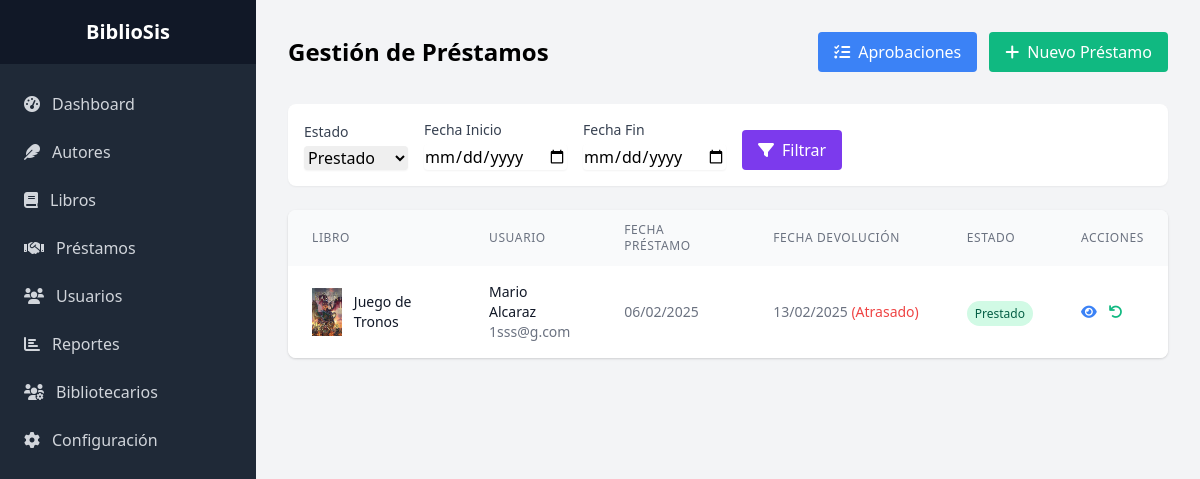
The app's page /admin/prestamos/index.php?estado=Prestado (signed in), older data.
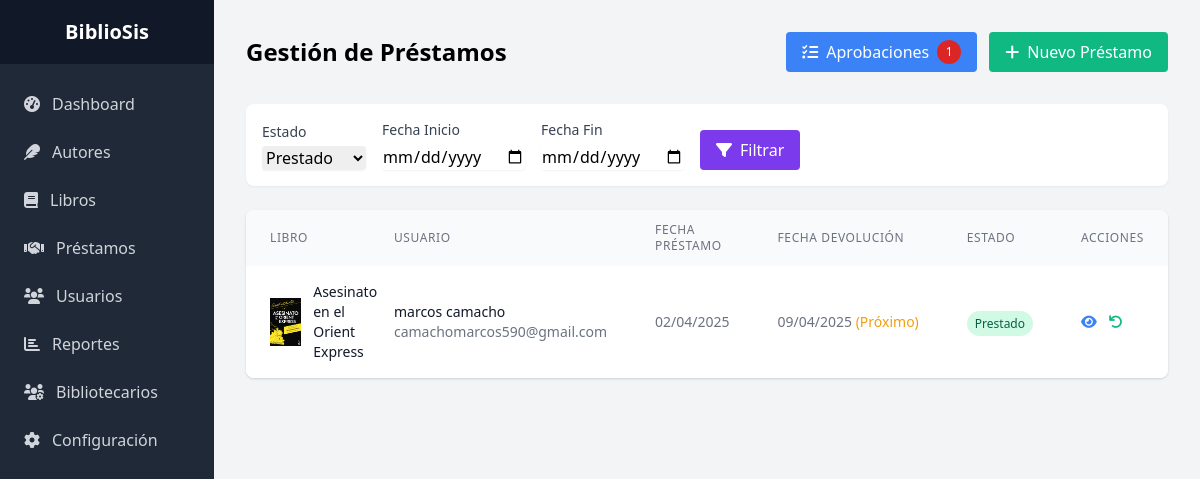
The same page, newer data.
### tables this page shows
CREATE TABLE `prestamos` (
  `id_prestamo` int(11) NOT NULL,
  `id_libro` int(11) DEFAULT NULL,
  `id_cliente` int(11) DEFAULT NULL,
  `id_usuario` int(11) DEFAULT NULL,
  `fecha_prestamo` timestamp NOT NULL DEFAULT current_timestamp(),
  `fecha_devolucion_esperada` date NOT NULL,
  `fecha_devolucion_real` date DEFAULT NULL,
  `estado` enum('Pendiente','Aprobado','Rechazado','Prestado','Devuelto','Atrasado') DEFAULT 'Pendiente',
  `observaciones` text DEFAULT NULL,
  `observaciones_devolucion` text DEFAULT NULL
);

CREATE TABLE `libros` (
  `id_libro` int(11) NOT NULL,
  `titulo` varchar(200) NOT NULL,
  `id_autor` int(11) DEFAULT NULL,
  `id_editorial` int(11) DEFAULT NULL,
  `id_genero` int(11) DEFAULT NULL,
  `id_categoria` int(11) DEFAULT NULL,
  `isbn` varchar(13) DEFAULT NULL,
  `año_publicacion` year(4) DEFAULT NULL,
  `cantidad_total` int(11) DEFAULT 1,
  `cantidad_disponible` int(11) DEFAULT 1,
  `imagen_portada` varchar(255) DEFAULT NULL,
  `sinopsis` text DEFAULT NULL,
  `estado` enum('Disponible','Prestado','No disponible') DEFAULT 'Disponible',
  `fecha_registro` timestamp NOT NULL DEFAULT current_timestamp()
);

CREATE TABLE `clientes` (
  `id_cliente` int(11) NOT NULL,
  `nombre` varchar(100) NOT NULL,
  `apellido` varchar(100) NOT NULL,
  `email` varchar(100) DEFAULT NULL,
  `telefono` varchar(20) DEFAULT NULL,
  `direccion` text DEFAULT NULL,
  `imagen_cliente` varchar(255) DEFAULT NULL,
  `fecha_registro` timestamp NOT NULL DEFAULT current_timestamp(),
  `estado` enum('Activo','Inactivo') DEFAULT 'Activo',
  `password` varchar(255) NOT NULL DEFAULT ''
);

### admin/prestamos/index.php (the view, shortened to what the changed rows need)
<?php
require_once '../../config/config.php';
$estado = $_GET['estado'] ?? 'todos';
$sql = "
    SELECT p.*,
           l.titulo as libro_titulo,
           CONCAT(c.nombre, ' ', c.apellido) as cliente_nombre,
           c.email as cliente_email,
           l.imagen_portada
    FROM prestamos p
    LEFT JOIN libros l ON p.id_libro = l.id_libro
    LEFT JOIN clientes c ON p.id_cliente = c.id_cliente
    WHERE 1=1
";
$params = [];
if ($estado !== 'todos') {
    $sql .= " AND p.estado = ?";
    $params[] = $estado;
}
$sql .= " ORDER BY p.fecha_prestamo DESC";
try {
    $stmt = $pdo->prepare($sql);
    $stmt->execute($params);
    $prestamos = $stmt->fetchAll();
} catch(PDOException $e) {
    error_log($e->getMessage());
    $error = "Error al cargar la lista de préstamos.";
}
?>
<!DOCTYPE html>
<html lang="es">
<head>
    <link href="https://cdnjs.cloudflare.com/ajax/libs/tailwindcss/2.2.19/tailwind.min.css" rel="stylesheet">
    <link href="https://cdnjs.cloudflare.com/ajax/libs/font-awesome/6.0.0/css/all.min.css" rel="stylesheet">
</head>
<body class="bg-gray-100">
    <div class="flex">
        <div class="flex-1">
            <div class="p-8">
                <div class="flex justify-between items-center mb-8">
                    <h1 class="text-2xl font-bold">Gestión de Préstamos</h1>
                    <div class="flex space-x-3">
                        <?php
                        $stmt = $pdo->query("SELECT COUNT(*) FROM prestamos WHERE estado = 'Pendiente'");
                        $pendientes = $stmt->fetchColumn();
                        ?>
                        <a href="aprobar.php" class="bg-blue-500 text-white px-4 py-2 rounded hover:bg-blue-600 flex items-center">
                            <i class="fas fa-tasks mr-2"></i>Aprobaciones
                            <?php if ($pendientes > 0): ?>
                                <span class="ml-2 bg-red-600 text-white text-xs rounded-full w-6 h-6 flex items-center justify-center">
                                    <?php echo $pendientes; ?>
                                </span>
                            <?php endif; ?>
                        </a>
                    </div>
                </div>
                <div class="bg-white rounded-lg shadow overflow-hidden">
                    <table class="min-w-full">
                        <thead class="bg-gray-50">
                            <tr>
                                <th class="px-6 py-3 text-left text-xs font-medium text-gray-500 uppercase tracking-wider">
                                    Libro
                                </th>
                                <th class="px-6 py-3 text-left text-xs font-medium text-gray-500 uppercase tracking-wider">
                                    Usuario
                                </th>
                                <th class="px-6 py-3 text-left text-xs font-medium text-gray-500 uppercase tracking-wider">
                                    Fecha Préstamo
                                </th>
                                <th class="px-6 py-3 text-left text-xs font-medium text-gray-500 uppercase tracking-wider">
                                    Fecha Devolución
                                </th>
                                <th class="px-6 py-3 text-left text-xs font-medium text-gray-500 uppercase tracking-wider">
                                    Estado
                                </th>
                                <th class="px-6 py-3 text-left text-xs font-medium text-gray-500 uppercase tracking-wider">
                                    Acciones
                                </th>
                            </tr>
                        </thead>
                        <tbody class="bg-white divide-y divide-gray-200">
                            <?php foreach ($prestamos as $prestamo): ?>
                            <tr>
                                <td class="px-6 py-4">
                                    <div class="flex items-center">
                                        <?php if ($prestamo['imagen_portada']): ?>
                                            <img src="../../<?php echo htmlspecialchars($prestamo['imagen_portada']); ?>"
                                                 alt="Portada"
                                                 class="h-12 w-9 object-cover mr-3">
                                        <?php else: ?>
                                            <div class="h-12 w-9 bg-gray-200 flex items-center justify-center mr-3">
                                                <i class="fas fa-book text-gray-400"></i>
                                            </div>
                                        <?php endif; ?>
                                        <span class="text-sm font-medium text-gray-900">
                                            <?php echo htmlspecialchars($prestamo['libro_titulo']); ?>
                                        </span>
                                    </div>
                                </td>
                                <td class="px-6 py-4">
                                    <div class="text-sm">
                                        <div class="font-medium text-gray-900">
                                            <?php echo htmlspecialchars($prestamo['cliente_nombre']); ?>
                                        </div>
                                        <div class="text-gray-500">
                                            <?php echo htmlspecialchars($prestamo['cliente_email']); ?>
                                        </div>
                                    </div>
                                </td>
                                <td class="px-6 py-4 whitespace-nowrap text-sm text-gray-500">
                                    <?php echo date('d/m/Y', strtotime($prestamo['fecha_prestamo'])); ?>
                                </td>
                                <td class="px-6 py-4 whitespace-nowrap text-sm text-gray-500">
                                    <?php
                                    if ($prestamo['fecha_devolucion_real']) {
                                        echo date('d/m/Y', strtotime($prestamo['fecha_devolucion_real']));
                                    } else {
                                        echo date('d/m/Y', strtotime($prestamo['fecha_devolucion_esperada']));
                                        $dias_restantes = (strtotime($prestamo['fecha_devolucion_esperada']) - time()) / (60 * 60 * 24);
                                        if ($dias_restantes < 0) {
                                            echo ' <span class="text-red-500">(Atrasado)</span>';
                                        } elseif ($dias_restantes <= 2) {
                                            echo ' <span class="text-yellow-500">(Próximo)</span>';
                                        }
                                    }
                                    ?>
                                </td>
                                <td class="px-6 py-4 whitespace-nowrap">
                                    <span class="px-2 py-1 text-xs rounded-full <?php
                                        switch ($prestamo['estado']) {
                                            case 'Prestado':
                                                echo 'bg-green-100 text-green-800';
                                                break;
                                        }
                                    ?>">
                                        <?php echo htmlspecialchars($prestamo['estado']); ?>
                                    </span>
                                </td>
                                <td class="px-6 py-4 whitespace-nowrap text-right text-sm font-medium">
                                    <div class="flex space-x-3">
                                        <a href="ver.php?id=<?php echo $prestamo['id_prestamo']; ?>"
                                           class="text-blue-500 hover:text-blue-700">
                                            <i class="fas fa-eye"></i>
                                        </a>
                                        <?php if ($prestamo['estado'] === 'Prestado'): ?>
                                        <form method="POST" class="inline"
                                              onsubmit="return confirm('¿Confirmar la devolución del libro?');">
                                            <button type="submit" class="text-green-500 hover:text-green-700">
                                                <i class="fas fa-undo"></i>
                                            </button>
                                        </form>
                                        <?php endif; ?>
                                    </div>
                                </td>
                            </tr>
                            <?php endforeach; ?>
                        </tbody>
                    </table>
                </div>
            </div>
        </div>
    </div>
</body>
</html>

Row changes from the older to the newer data that the page shows:
no longer on this page (row edited): prestamos: id_libro.imagen_portada (picture), id_libro.titulo "Juego de Tronos", cliente_nombre "Mario Alcaraz", id_cliente.email "1sss@g.com", fecha_prestamo "06/02/2025", fecha_devolucion_esperada "13/02/2025", shows "(Atrasado)", estado "Prestado"
added prestamos: id_libro.imagen_portada (picture), id_libro.titulo "Asesinato en el Orient Express", cliente_nombre "marcos camacho", id_cliente.email "camachomarcos590@gmail.com", fecha_prestamo "02/04/2025", fecha_devolucion_esperada "09/04/2025", shows "(Próximo)", estado "Prestado"
Text that changed along with them:
$pendientes: (not shown) → "1"
